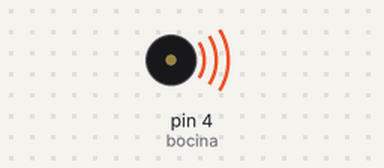
Recording of a sketch running on a simulated Arduino Uno, built with avr-gcc and run on an emulated ATmega328P. Shown: buzzer (waves = sounding).

Above: at 0.15 s.
At 6.85 s:
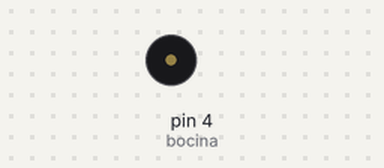
Timing chart, 0 to 8.6 s (numbered marks = the images above):
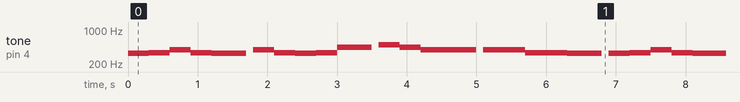

Measured:
- by itself, tone on pin 4 (bocina): plays 329 Hz for 0.30 s, 344 Hz for 0.30 s, 391 Hz for 0.30 s, 344 Hz for 0.30 s, 329 Hz for 0.50 s, 391 Hz for 0.30 s … (307 notes in this stretch)

The sketch:

practicaHimno.ino
```cpp
const int bocina = 4;
const int duracion = 500;

float DO = 261.626;
float RE = 293.665;
float MI = 329.628;
float FA = 344.228;
float SOL = 391.995;
float LA = 440;
float SI = 493.883;

float LA_SOSTENIDA = 880.00;
float FA_SOSTENIDA = 698.456;
float DO_SOSTENIDO = 523.251;
float RE_SOSTENIDO = 587.330;
float SIB = 466.164;
float MI_SOSTENIDO = 659.255;
float SI_SOSTENIDO = 987.767;


void setup() {
  // put your setup code here, to run once:

  pinMode(bocina,OUTPUT);

}

void loop() {
  // put your main code here, to run repeatedly:

  // HIMNO DE LA INSTITUCION TECNM

  // Tecnologico luz de ciencia
  tone(bocina, MI, duracion);
  delay(300);
  tone(bocina, FA, duracion);
  delay(300);
  tone(bocina, SOL, duracion);
  delay(300);
  tone(bocina, FA, duracion);
  delay(300);
  tone(bocina, MI, duracion);
  delay(600);

  tone(bocina, SOL, duracion);
  delay(300);
  tone(bocina, FA, duracion);
  delay(300);
  tone(bocina, MI, duracion);
  delay(300);
  tone(bocina, FA, duracion);
  delay(300);
  tone(bocina, LA, duracion);
  delay(600);

  // Plataforma para el porvenir
  tone(bocina, SI, duracion);
  delay(300);
  tone(bocina, LA, duracion);
  delay(300);
  tone(bocina, SOL, duracion);
  delay(300);
  tone(bocina, SOL, duracion);
  delay(600);

  tone(bocina, SOL, duracion);
  delay(300);
  tone(bocina, SOL, duracion);
  delay(300);
  tone(bocina, FA, duracion);
  delay(300);
  tone(bocina, FA, duracion);
  delay(300);
  tone(bocina, MI, duracion);
  delay(600);

  // Con la tecnica formas conciencia

  tone(bocina, MI, duracion);
  delay(300);
  tone(bocina, FA, duracion);
  delay(300);
  tone(bocina, SOL, duracion);
  delay(300);
  tone(bocina, FA, duracion);
  delay(300);
  tone(bocina, MI, duracion);
  delay(600);

  tone(bocina, MI_SOSTENIDO, duracion);
  delay(300);
  tone(bocina, RE_SOSTENIDO, duracion);
  delay(300);
  tone(bocina, DO_SOSTENIDO, duracion);
  delay(300);
  tone(bocina, SI, duracion);
  delay(300);
  tone(bocina, LA, duracion);
  delay(600);

  // Para darnos feliz devenir
  tone(bocina, LA, duracion);
  delay(300);
  tone(bocina, LA, duracion);
  delay(300);
  tone(bocina, SOL, duracion);
  delay(300);
  tone(bocina, SOL, duracion);
  delay(300);
  tone(bocina, SOL, duracion);
  delay(300);
  tone(bocina, SOL, duracion);
  delay(300);


  tone(bocina, MI_SOSTENIDO, duracion);
  delay(300);
  tone(bocina, RE_SOSTENIDO, duracion);
  delay(300);
  tone(bocina, DO_SOSTENIDO, duracion);
  delay(300);


}
```
